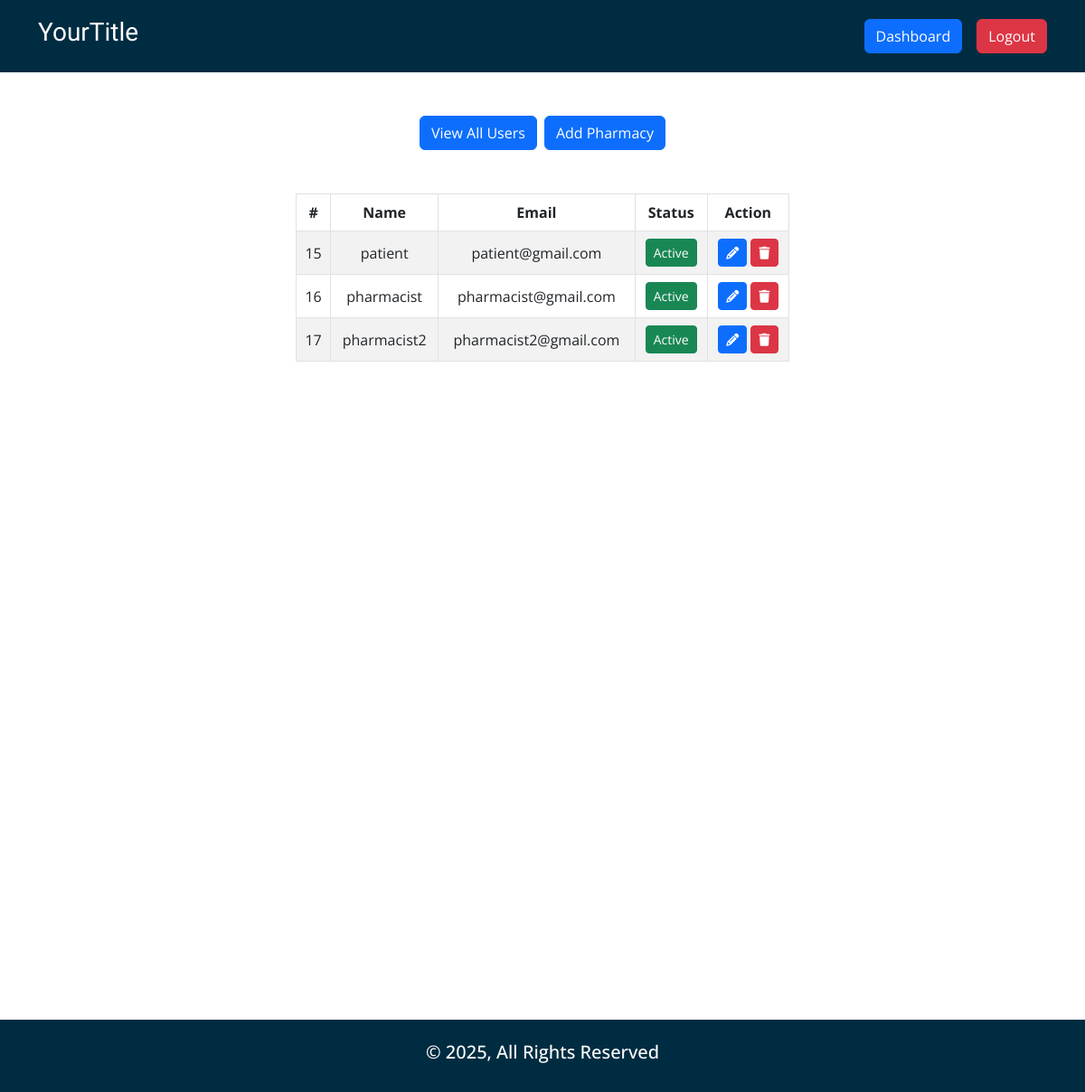
Page /adminDashboard.php (signed in) on the committed database.
### tables this page shows
CREATE TABLE `users` (
  `id` int(11) NOT NULL,
  `username` varchar(255) NOT NULL,
  `email` varchar(255) NOT NULL,
  `password` text NOT NULL,
  `role` enum('admin','patient','pharmacist') NOT NULL DEFAULT 'patient',
  `phone` varchar(255) DEFAULT NULL,
  `dob` date DEFAULT NULL,
  `address` text DEFAULT NULL,
  `diseases` varchar(255) DEFAULT NULL,
  `experience` varchar(255) DEFAULT NULL,
  `phar_id` int(11) DEFAULT NULL,
  `reminder_ids` text DEFAULT NULL,
  `status` enum('0','1') NOT NULL DEFAULT '1'
);

### core/database.php (called while the page is built, shortened)
<?php
function env($value)
{
      $env = dirname(__DIR__, 1) . '/.env';
      $core = parse_ini_file($env);
      return $core[$value];
}
$tailwind = env("TAILWIND");
$db = mysqli_connect(env("HOST"), env("USER"), env("PWD"), env("DB"));
if (isset($_SESSION['user'])):
      $userid = $_SESSION['user'];
      $userData = $db->query("SELECT * FROM `users` WHERE `id`='$userid'");
      if (mysqli_num_rows($userData) >  0):
            $GetUserData = mysqli_fetch_object($userData);
            $userRole = $GetUserData->role;
      endif;
endif;
require_once 'functions.php';

### core/functions.php (called while the page is built, shortened)
<?php
function isLoggedIn()
{
      return isset($_SESSION['user']) ? true : false;
}

### adminDashboard.php (the view, shortened to what this page needs)
<?php
require_once 'core/database.php';
?>
<!DOCTYPE html>
<html lang="en">
<head>
    <?php include 'includes/external_css.php'; ?>
</head>
<body id="adminDashboard">
    <?php include_once 'includes/header.php'; ?>
    <main>
        <section class="tabs-section">
            <div class="container mt-5 mx-auto">
                <div class="row">
                    <div class="col-6 mx-auto">
                        <div class="btns_wrapper d-flex justify-content-center gap-2">
                            <a href="#!" class="btn btn-primary">View All Users</a>
                            <a href="#!" class="btn btn-primary">Add Pharmacy</a>
                        </div>
                    </div>
                </div>
            </div>
            <div id="tabs-content" class="container">
                <div class="row mt-5">
                    <div class="col-12">
                        <div class="row">
                            <div class="col-6 mx-auto">
                                <?php
                                $get_users_list = $db->query("CALL `get_all_users`()");
                                if (mysqli_num_rows($get_users_list) > 0):
                                ?>
                                    <table id="example" class="table table-striped table-bordered text-center align-middle" style="width:100%">
                                        <thead>
                                            <tr>
                                                <th>#</th>
                                                <th>Name</th>
                                                <th>Email</th>
                                                <th>Status</th>
                                                <th>Action</th>
                                            </tr>
                                        </thead>
                                        <tbody>
                                            <?php
                                            while ($list_user = mysqli_fetch_object($get_users_list)):
                                                $status = $list_user->status;
                                            ?>
                                                <tr>
                                                    <td><?= $list_user->id ?></td>
                                                    <td><?= $list_user->username ?></td>
                                                    <td><?= $list_user->email ?></td>
                                                    <td><?= $status == '0' ? '<span class="btn btn-danger btn-sm">In-Active</span>' : '<span class="btn btn-success btn-sm">Active</span>' ?></td>
                                                    <td><a href="#!" data-bs-toggle="modal" data-bs-target="#updateStatus" class="btn btn-sm btn-primary btn-usr-edit" data-id="<?= $list_user->id ?>" data-table="users" data-pwd="<?= $list_user->password ?>"><i class="fas fa-pencil"></i></a>
                                                        <a href="#!" class="btn btn-sm btn-danger btn-del" data-id="<?= $list_user->id ?>" data-msg="User" data-table="users"><i class="fas fa-trash"></i></a>
                                                    </td>
                                                </tr>
                                            <?php endwhile; ?>
                                        </tbody>
                                    </table>
                                <?php else: ?>
                                    <h3 class="alert alert-info text-center">No Record Found For Users.</h3>
                                <?php
                                endif;
                                ?>
                            </div>
                        </div>
                    </div>
                </div>
            </div>
        </section>
    </main>
    <?php include_once 'includes/footer.php'; ?>
</body>
</html>

### includes/external_css.php (shortened to what this page needs)
<?php if ($tailwind === '1'): ?>
      <script src="https://cdn.tailwindcss.com"></script>
<?php else: ?>
      <link rel="stylesheet" href="https://cdnjs.cloudflare.com/ajax/libs/twitter-bootstrap/5.3.0/css/bootstrap.min.css">
      <link rel="stylesheet" href="https://cdn.datatables.net/2.2.2/css/dataTables.bootstrap5.css">
<?php endif; ?>
<link rel="stylesheet" href="https://cdnjs.cloudflare.com/ajax/libs/OwlCarousel2/2.3.4/assets/owl.carousel.min.css" />
<link rel="stylesheet" href="https://cdnjs.cloudflare.com/ajax/libs/font-awesome/6.7.2/css/all.min.css" />
<link rel="stylesheet" href="css/style.min.css">

### includes/header.php
<header class="d-flex align-items-center">
      <div class="container d-flex align-items-center justify-content-between">
            <a class="text-decoration-none" href="./">
                  <h3 class="ff_livvic text-white"><?= env("TITLE") ?></h3>
            </a>
            <div class="buttons-wrapper d-flex gap-3">
                  <?php if (isLoggedIn()): ?>
                        <?php if ($userRole == 'admin'): ?>
                              <a href="./adminDashboard.php" class="btn btn-primary">Dashboard</a>
                        <?php elseif ($userRole == 'patient'): ?>
                              <a href="./patientDashboard.php" class="btn btn-primary">Dashboard</a>
                        <?php else: ?>
                              <a href="./pharmacistDashboard.php" class="btn btn-primary">Dashboard</a>
                        <?php endif; ?>
                        <a href="./logout.php" class="btn btn-danger">Logout</a>
                  <?php else: ?>
                        <a href="./login.php" class="btn btn-success">Login</a>
                        <a href="./register.php" class="btn btn-primary">Register</a>
                  <?php endif; ?>
            </div>
      </div>
</header>

### includes/footer.php (shortened to what this page needs)
<footer class="d-flex align-items-center">
      <div class="container">
            <div class="row">
                  <div class="col-12 text-center">
                        <h5 class="text-white">&copy; <?= date('Y') ?>, All Rights Reserved</h5>
                  </div>
            </div>
      </div>
</footer>
<div class="position-fixed bottom-0 end-0 p-3" style="z-index: 9999">
</div>

### rows in the picture
users: id "15", username "patient", email "patient@gmail.com", status "Active"
users: id "16", username "pharmacist", email "pharmacist@gmail.com", status "Active"
users: id "17", username "pharmacist2", email "pharmacist2@gmail.com", status "Active"

### other values in the picture
env("TITLE") "YourTitle"
